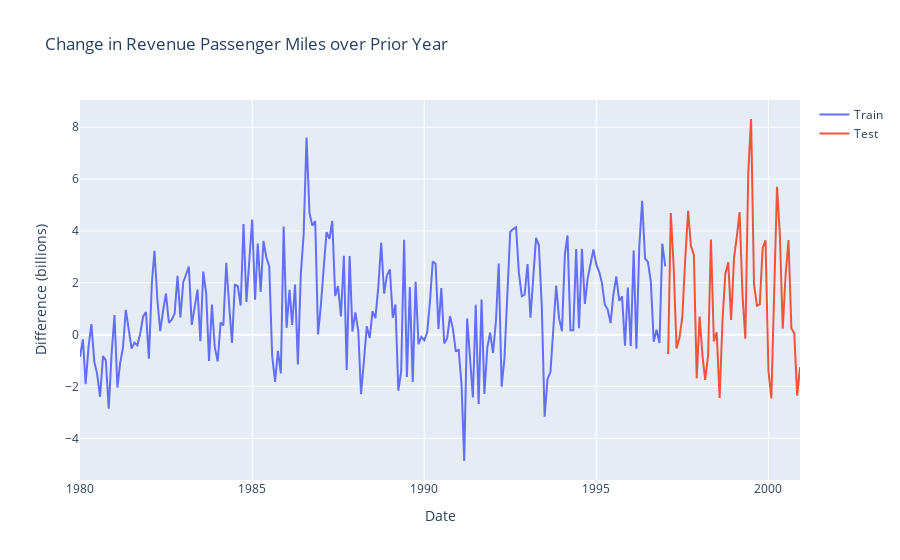

Notebook code for this chart:
### Code cell
fig = go.Figure()
fig.add_trace(go.Scatter(x=train.index, y=train, mode='lines', name="Train"))
fig.add_trace(go.Scatter(x=test.index, y=test, mode='lines', name="Test"))
fig.update_layout(
    yaxis_title="Difference (billions)", 
    xaxis_title="Date",
    title="Change in Revenue Passenger Miles over Prior Year"
)
fig.show()

### Figure 1 — Plotly figure (JSON) as saved in the notebook; plotly's stock layout.template omitted (floating-point values rounded to 4 significant figures; data arrays with more than 128 entries replaced by an {"elided": "..."} marker saying what was removed)
{"data": [{"mode": "lines", "name": "Train", "type": "scatter", "x": {"elided": "205 str values"}, "y": {"elided": "205 float values"}}, {"mode": "lines", "name": "Test", "type": "scatter", "x": ["1997-02-01T00:00:00", "1997-03-01T00:00:00", "1997-04-01T00:00:00", "1997-05-01T00:00:00", "1997-06-01T00:00:00", "1997-07-01T00:00:00", "1997-08-01T00:00:00", "1997-09-01T00:00:00", "1997-10-01T00:00:00", "1997-11-01T00:00:00", "1997-12-01T00:00:00", "1998-01-01T00:00:00", "1998-02-01T00:00:00", "1998-03-01T00:00:00", "1998-04-01T00:00:00", "1998-05-01T00:00:00", "1998-06-01T00:00:00", "1998-07-01T00:00:00", "1998-08-01T00:00:00", "1998-09-01T00:00:00", "1998-10-01T00:00:00", "1998-11-01T00:00:00", "1998-12-01T00:00:00", "1999-01-01T00:00:00", "1999-02-01T00:00:00", "1999-03-01T00:00:00", "1999-04-01T00:00:00", "1999-05-01T00:00:00", "1999-06-01T00:00:00", "1999-07-01T00:00:00", "1999-08-01T00:00:00", "1999-09-01T00:00:00", "1999-10-01T00:00:00", "1999-11-01T00:00:00", "1999-12-01T00:00:00", "2000-01-01T00:00:00", "2000-02-01T00:00:00", "2000-03-01T00:00:00", "2000-04-01T00:00:00", "2000-05-01T00:00:00", "2000-06-01T00:00:00", "2000-07-01T00:00:00", "2000-08-01T00:00:00", "2000-09-01T00:00:00", "2000-10-01T00:00:00", "2000-11-01T00:00:00", "2000-12-01T00:00:00"], "y": [-0.7502, 4.692, 2.572, -0.5307, -0.1091, 0.6698, 2.904, 4.776, 3.418, 3.075, -1.675, 0.7022, -0.8454, -1.741, -0.7897, 3.665, -0.2601, 0.09339, -2.438, 0.5753, 2.349, 2.788, 0.5706, 2.962, 3.827, 4.725, 1.531, -0.1557, 6.254, 8.315, 1.955, 1.119, 1.172, 3.346, 3.637, -1.4, -2.46, 1.529, 5.701, 3.888, 0.2342, 2.283, 3.646, 0.2397, 0.06945, -2.35, -1.261]}], "layout": {"title": {"text": "Change in Revenue Passenger Miles over Prior Year"}, "xaxis": {"title": {"text": "Date"}}, "yaxis": {"title": {"text": "Difference (billions)"}}}}
